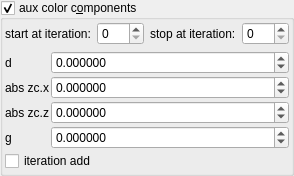
    <widget class="MyGroupBox" name="groupCheck_fold_color_aux_color_enabled_false">
     <property name="title">
      <string>aux color c&amp;omponents</string>
     </property>
     <property name="checkable">
      <bool>true</bool>
     </property>
     <layout class="QVBoxLayout" name="verticalLayout_11">
      <property name="leftMargin">
       <number>2</number>
      </property>
      <property name="topMargin">
       <number>2</number>
      </property>
      <property name="rightMargin">
       <number>2</number>
      </property>
      <property name="bottomMargin">
       <number>2</number>
      </property>
      <item>
       <layout class="QHBoxLayout" name="horizontalLayout_23" stretch="0,1,0,1">
        <item>
         <widget class="QLabel" name="label_103">
          <property name="text">
           <string>start at iteration:</string>
          </property>
         </widget>
        </item>
        <item>
         <widget class="MySpinBox" name="spinboxInt_fold_color_start_iterations_A">
          <property name="sizePolicy">
           <sizepolicy hsizetype="Minimum" vsizetype="Maximum">
            <horstretch>0</horstretch>
            <verstretch>0</verstretch>
           </sizepolicy>
          </property>
          <property name="minimum">
           <number>0</number>
          </property>
          <property name="maximum">
           <number>999</number>
          </property>
          <property name="value">
           <number>0</number>
          </property>
         </widget>
        </item>
        <item>
         <widget class="QLabel" name="label_75">
          <property name="text">
           <string>stop at iteration:</string>
          </property>
         </widget>
        </item>
        <item>
         <widget class="MySpinBox" name="spinboxInt_fold_color_stop_iterations_A">
          <property name="sizePolicy">
           <sizepolicy hsizetype="Preferred" vsizetype="Maximum">
            <horstretch>0</horstretch>
            <verstretch>0</verstretch>
           </sizepolicy>
          </property>
          <property name="maximum">
           <number>999</number>
          </property>
         </widget>
        </item>
       </layout>
      </item>
      <item>
       <layout class="QGridLayout" name="gridLayout_21" columnstretch="0,1">
        <property name="spacing">
         <number>2</number>
        </property>
        <item row="2" column="0">
         <widget class="QLabel" name="label_55">
          <property name="text">
           <string>abs zc.x</string>
          </property>
         </widget>
        </item>
        <item row="1" column="1">
         <widget class="MyDoubleSpinBox" name="spinbox4_fold_color_difs_0000_x">
          <property name="sizePolicy">
           <sizepolicy hsizetype="Minimum" vsizetype="Maximum">
            <horstretch>0</horstretch>
            <verstretch>0</verstretch>
           </sizepolicy>
          </property>
          <property name="prefix">
           <string/>
          </property>
          <property name="suffix">
           <string/>
          </property>
          <property name="decimals">
           <number>6</number>
          </property>
          <property name="minimum">
           <double>-100.000000000000000</double>
          </property>
          <property name="maximum">
           <double>100.000000000000000</double>
          </property>
          <property name="singleStep">
           <double>0.100000000000000</double>
          </property>
         </widget>
        </item>
        <item row="2" column="1">
         <widget class="MyDoubleSpinBox" name="spinbox4_fold_color_difs_0000_y">
          <property name="sizePolicy">
           <sizepolicy hsizetype="Minimum" vsizetype="Maximum">
            <horstretch>0</horstretch>
            <verstretch>0</verstretch>
           </sizepolicy>
          </property>
          <property name="prefix">
           <string/>
          </property>
          <property name="suffix">
           <string/>
          </property>
          <property name="decimals">
           <number>6</number>
          </property>
          <property name="minimum">
           <double>-100.000000000000000</double>
          </property>
          <property name="maximum">
           <double>100.000000000000000</double>
          </property>
          <property name="singleStep">
           <double>0.100000000000000</double>
          </property>
         </widget>
        </item>
        <item row="3" column="1">
         <widget class="MyDoubleSpinBox" name="spinbox4_fold_color_difs_0000_z">
          <property name="sizePolicy">
           <sizepolicy hsizetype="Minimum" vsizetype="Maximum">
            <horstretch>0</horstretch>
            <verstretch>0</verstretch>
           </sizepolicy>
          </property>
          <property name="prefix">
           <string/>
          </property>
          <property name="suffix">
           <string/>
          </property>
          <property name="decimals">
           <number>6</number>
          </property>
          <property name="minimum">
           <double>-100.000000000000000</double>
          </property>
          <property name="maximum">
           <double>100.000000000000000</double>
          </property>
          <property name="singleStep">
           <double>0.100000000000000</double>
          </property>
         </widget>
        </item>
        <item row="4" column="1">
         <widget class="MyDoubleSpinBox" name="spinbox4_fold_color_difs_0000_w">
          <property name="sizePolicy">
           <sizepolicy hsizetype="Minimum" vsizetype="Maximum">
            <horstretch>0</horstretch>
            <verstretch>0</verstretch>
           </sizepolicy>
          </property>
          <property name="prefix">
           <string/>
          </property>
          <property name="suffix">
           <string/>
          </property>
          <property name="decimals">
           <number>6</number>
          </property>
          <property name="minimum">
           <double>-100.000000000000000</double>
          </property>
          <property name="maximum">
           <double>100.000000000000000</double>
          </property>
          <property name="singleStep">
           <double>0.100000000000000</double>
          </property>
         </widget>
        </item>
        <item row="3" column="0">
         <widget class="QLabel" name="label_56">
          <property name="text">
           <string>abs zc.z</string>
          </property>
         </widget>
        </item>
        <item row="4" column="0">
         <widget class="QLabel" name="label_57">
          <property name="text">
           <string>g</string>
          </property>
         </widget>
        </item>
        <item row="5" column="0" colspan="2">
         <widget class="MyCheckBox" name="checkBox_transf_function_enabledJ_false">
          <property name="text">
           <string>iteration add</string>
          </property>
         </widget>
        </item>
        <item row="1" column="0">
         <widget class="QLabel" name="label_53">
          <property name="text">
           <string>d</string>
          </property>
         </widget>
        </item>
       </layout>
      </item>
     </layout>
    </widget>
